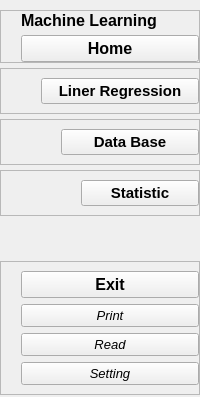
     <widget class="QWidget" name="left_main_menu" native="true">
      <property name="minimumSize">
       <size>
        <width>200</width>
        <height>0</height>
       </size>
      </property>
      <property name="maximumSize">
       <size>
        <width>200</width>
        <height>16777215</height>
       </size>
      </property>
      <layout class="QVBoxLayout" name="verticalLayout_15">
       <property name="spacing">
        <number>5</number>
       </property>
       <property name="leftMargin">
        <number>0</number>
       </property>
       <property name="topMargin">
        <number>10</number>
       </property>
       <property name="rightMargin">
        <number>0</number>
       </property>
       <property name="bottomMargin">
        <number>2</number>
       </property>
       <item>
        <widget class="QFrame" name="frame">
         <property name="frameShape">
          <enum>QFrame::StyledPanel</enum>
         </property>
         <property name="frameShadow">
          <enum>QFrame::Raised</enum>
         </property>
         <layout class="QVBoxLayout" name="verticalLayout">
          <property name="spacing">
           <number>5</number>
          </property>
          <property name="leftMargin">
           <number>20</number>
          </property>
          <property name="topMargin">
           <number>0</number>
          </property>
          <property name="rightMargin">
           <number>0</number>
          </property>
          <property name="bottomMargin">
           <number>0</number>
          </property>
          <item>
           <widget class="QLabel" name="label_3">
            <property name="font">
             <font>
              <pointsize>12</pointsize>
              <weight>75</weight>
              <bold>true</bold>
             </font>
            </property>
            <property name="text">
             <string>Machine Learning</string>
            </property>
           </widget>
          </item>
          <item>
           <widget class="QPushButton" name="Btn_home">
            <property name="font">
             <font>
              <pointsize>12</pointsize>
              <weight>75</weight>
              <bold>true</bold>
             </font>
            </property>
            <property name="text">
             <string>Home</string>
            </property>
            <property name="icon">
             <iconset resource="resources.qrc">
              <normaloff>:/blue/assets/imagenes/Blue258aad/home.svg</normaloff>:/blue/assets/imagenes/Blue258aad/home.svg</iconset>
            </property>
            <property name="iconSize">
             <size>
              <width>20</width>
              <height>20</height>
             </size>
            </property>
           </widget>
          </item>
         </layout>
        </widget>
       </item>
       <item alignment="Qt::AlignTop">
        <widget class="QFrame" name="frame_3">
         <property name="frameShape">
          <enum>QFrame::StyledPanel</enum>
         </property>
         <property name="frameShadow">
          <enum>QFrame::Raised</enum>
         </property>
         <layout class="QVBoxLayout" name="verticalLayout_2">
          <property name="leftMargin">
           <number>40</number>
          </property>
          <property name="rightMargin">
           <number>0</number>
          </property>
          <item>
           <widget class="QPushButton" name="Btn_Linear_regression">
            <property name="font">
             <font>
              <pointsize>11</pointsize>
              <weight>75</weight>
              <bold>true</bold>
             </font>
            </property>
            <property name="text">
             <string>Liner Regression</string>
            </property>
            <property name="icon">
             <iconset resource="resources.qrc">
              <normaloff>:/blue/assets/imagenes/Blue258aad/trending-up.svg</normaloff>:/blue/assets/imagenes/Blue258aad/trending-up.svg</iconset>
            </property>
            <property name="iconSize">
             <size>
              <width>20</width>
              <height>20</height>
             </size>
            </property>
           </widget>
          </item>
         </layout>
        </widget>
       </item>
       <item>
        <widget class="QFrame" name="frame_7">
         <property name="frameShape">
          <enum>QFrame::StyledPanel</enum>
         </property>
         <property name="frameShadow">
          <enum>QFrame::Raised</enum>
         </property>
         <layout class="QVBoxLayout" name="verticalLayout_3">
          <property name="leftMargin">
           <number>60</number>
          </property>
          <property name="rightMargin">
           <number>0</number>
          </property>
          <item>
           <widget class="QPushButton" name="Btn_DataBase">
            <property name="font">
             <font>
              <pointsize>11</pointsize>
              <weight>75</weight>
              <bold>true</bold>
             </font>
            </property>
            <property name="text">
             <string>Data Base</string>
            </property>
            <property name="icon">
             <iconset resource="resources.qrc">
              <normaloff>:/blue/assets/imagenes/Blue258aad/database.svg</normaloff>:/blue/assets/imagenes/Blue258aad/database.svg</iconset>
            </property>
            <property name="iconSize">
             <size>
              <width>20</width>
              <height>20</height>
             </size>
            </property>
           </widget>
          </item>
         </layout>
        </widget>
       </item>
       <item>
        <widget class="QFrame" name="frame_2">
         <property name="frameShape">
          <enum>QFrame::StyledPanel</enum>
         </property>
         <property name="frameShadow">
          <enum>QFrame::Raised</enum>
         </property>
         <layout class="QVBoxLayout" name="verticalLayout_5">
          <property name="leftMargin">
           <number>80</number>
          </property>
          <property name="rightMargin">
           <number>0</number>
          </property>
          <item>
           <widget class="QPushButton" name="Btn_AI">
            <property name="font">
             <font>
              <pointsize>11</pointsize>
              <weight>75</weight>
              <bold>true</bold>
             </font>
            </property>
            <property name="text">
             <string>Statistic</string>
            </property>
            <property name="icon">
             <iconset resource="resources.qrc">
              <normaloff>:/blue/assets/imagenes/Blue258aad/slack.svg</normaloff>:/blue/assets/imagenes/Blue258aad/slack.svg</iconset>
            </property>
            <property name="iconSize">
             <size>
              <width>20</width>
              <height>20</height>
             </size>
            </property>
           </widget>
          </item>
         </layout>
        </widget>
       </item>
       <item>
        <spacer name="verticalSpacer">
         <property name="orientation">
          <enum>Qt::Vertical</enum>
         </property>
         <property name="sizeHint" stdset="0">
          <size>
           <width>20</width>
           <height>40</height>
          </size>
         </property>
        </spacer>
       </item>
       <item>
        <widget class="QFrame" name="frame_8">
         <property name="frameShape">
          <enum>QFrame::StyledPanel</enum>
         </property>
         <property name="frameShadow">
          <enum>QFrame::Raised</enum>
         </property>
         <layout class="QVBoxLayout" name="verticalLayout_6">
          <property name="leftMargin">
           <number>20</number>
          </property>
          <property name="rightMargin">
           <number>0</number>
          </property>
          <item>
           <widget class="QPushButton" name="Btn_Exit">
            <property name="minimumSize">
             <size>
              <width>100</width>
              <height>0</height>
             </size>
            </property>
            <property name="maximumSize">
             <size>
              <width>200</width>
              <height>16777215</height>
             </size>
            </property>
            <property name="font">
             <font>
              <pointsize>12</pointsize>
              <weight>75</weight>
              <bold>true</bold>
             </font>
            </property>
            <property name="text">
             <string>Exit</string>
            </property>
            <property name="icon">
             <iconset resource="resources.qrc">
              <normaloff>:/blue/assets/imagenes/Blue258aad/x-square.svg</normaloff>:/blue/assets/imagenes/Blue258aad/x-square.svg</iconset>
            </property>
            <property name="iconSize">
             <size>
              <width>20</width>
              <height>20</height>
             </size>
            </property>
           </widget>
          </item>
          <item>
           <widget class="QPushButton" name="Btn_print">
            <property name="font">
             <font>
              <pointsize>10</pointsize>
              <italic>true</italic>
             </font>
            </property>
            <property name="text">
             <string>Print</string>
            </property>
            <property name="icon">
             <iconset resource="resources.qrc">
              <normaloff>:/white/assets/imagenes/cfdae0/printer.svg</normaloff>:/white/assets/imagenes/cfdae0/printer.svg</iconset>
            </property>
            <property name="iconSize">
             <size>
              <width>20</width>
              <height>20</height>
             </size>
            </property>
           </widget>
          </item>
          <item>
           <widget class="QPushButton" name="Btn_read">
            <property name="font">
             <font>
              <pointsize>10</pointsize>
              <italic>true</italic>
             </font>
            </property>
            <property name="text">
             <string>Read</string>
            </property>
            <property name="icon">
             <iconset resource="resources.qrc">
              <normaloff>:/white/assets/imagenes/cfdae0/edit.svg</normaloff>:/white/assets/imagenes/cfdae0/edit.svg</iconset>
            </property>
            <property name="iconSize">
             <size>
              <width>20</width>
              <height>20</height>
             </size>
            </property>
           </widget>
          </item>
          <item>
           <widget class="QPushButton" name="Btn_setting">
            <property name="font">
             <font>
              <pointsize>10</pointsize>
              <italic>true</italic>
             </font>
            </property>
            <property name="text">
             <string>Setting</string>
            </property>
            <property name="icon">
             <iconset resource="resources.qrc">
              <normaloff>:/white/assets/imagenes/cfdae0/settings.svg</normaloff>:/white/assets/imagenes/cfdae0/settings.svg</iconset>
            </property>
            <property name="iconSize">
             <size>
              <width>20</width>
              <height>20</height>
             </size>
            </property>
           </widget>
          </item>
         </layout>
        </widget>
       </item>
      </layout>
     </widget>
